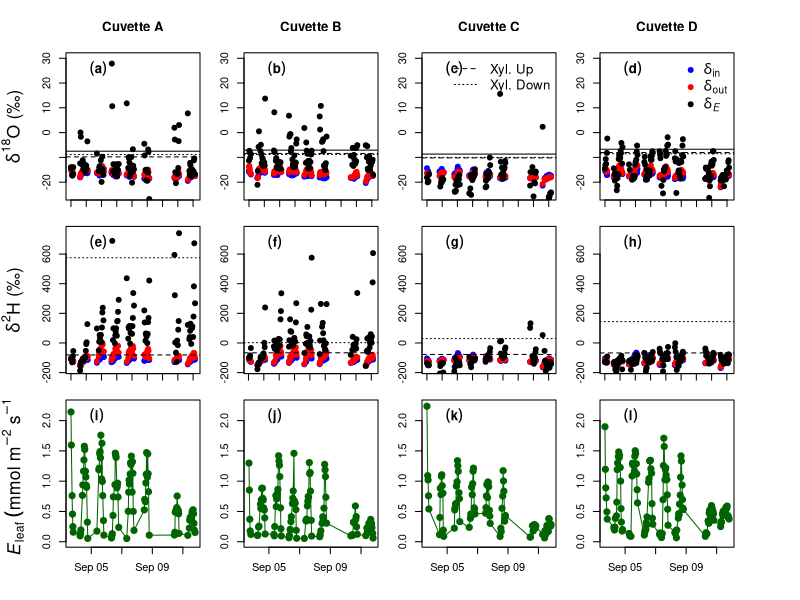

Recreate this plot in R.
library(lubridate)

dfS <- read.table('barkData/Sept_complete.csv', sep = ';', header = TRUE)
dfS$DT <- as.POSIXct(dfS$DT, format="%Y-%m-%d %H:%M:%S")
wiS <- read.csv("barkData/Sept_xylem_wi.csv")
dfS <- dplyr::left_join(dfS, wiS, by = 'MpNo')
dfS$band_surface_m2 <- dfS$diam_cm * pi * dfS$length_cm/10000
# estimated needle area per branch given a certain branch diameter
# equation according to Cermak et al. 1998 Ann For Sci
# y = 0.003*x^2 - 0.008*x
# y is needle area in m2 and x is branch sectional area in m2 (mm2???)
dfS$cross_section_area_mm2 <- pi*(dfS$diam_cm*10*0.5)^2
dfS$needle_area_m2 <- 0.003*dfS$cross_section_area_mm2^2 - 0.08*dfS$cross_section_area_mm2
# calculate branch transpiration rate
dfS$E_branch <- dfS$TrA * dfS$needle_area_m2
dfS$time <- yday(dfS$DT) + (hour(dfS$DT)+ minute(dfS$DT)/60)/24
dfS$timeDec <- hour(dfS$DT)+ (minute(dfS$DT)/60)
dfS$DOY <- yday(dfS$DT)
# calculate deltas (d18O and d2H) of transpired water (d_E), according to:
dfS$d18O_E <- (dfS$FlowOut*dfS$H2Oout_G*dfS$d18O_out*0.001 - dfS$FlowIn*dfS$H2Oin_G*dfS$d18O_in*0.001)*1000/
  (dfS$FlowOut*dfS$H2Oout_G - dfS$FlowIn*dfS$H2Oin_G)
dfS$ss <- ifelse(dfS$d18O_E <= dfS$d18_up_lim & dfS$PAR >= 100 &
                   dfS$timeDec >= 10 & dfS$timeDec < 18 &
                   dfS$DOY >= 247, 'yes', 'no')

dfS$d2H_E <- (dfS$FlowOut*dfS$H2Oout_G*dfS$dDH_out*0.001 - dfS$FlowIn*dfS$H2Oin_G*dfS$dDH_in*0.001)*1000/
  (dfS$FlowOut*dfS$H2Oout_G - dfS$FlowIn*dfS$H2Oin_G)

myMpNo <- unique(dfS$MpNo)

dfSwhole <- dfS
dfS <- subset(dfS, DOY != 252)

windows(12,8)
par(mfrow=c(3, 4), mar = c(0, 5, 4, 0))
plot(subset(dfS, MpNo == myMpNo[1])$d18O_in ~ subset(dfS, MpNo == myMpNo[1])$DT,
     pch =19, col = 'blue', ylim = c(-25, 30), main = 'Cuvette A', axes = F,
     ylab = expression(paste(delta^{18}, "O (\u2030)")), xlab = '', cex.lab = 1.6)
points(subset(dfS, MpNo == myMpNo[1])$d18O_out ~ subset(dfS, MpNo == myMpNo[1])$DT, pch =19, col = 'red')
points(subset(dfS, MpNo == myMpNo[1])$d18O_E ~ subset(dfS, MpNo == myMpNo[1])$DT, pch =19, col = 'black')
abline(subset(dfS, MpNo == myMpNo[1])$d18O_b[1], 0, lty = 2)
abline(subset(dfS, MpNo == myMpNo[1])$d18O_a[1], 0, lty = 3)
abline(subset(dfS, MpNo == myMpNo[1])$d18_up_lim[1], 0)
axis(side = 2, at = seq(-20, 30, 10), labels = seq(-20, 30, 10))
axis(side = 1, at = seq(min(subset(dfS, MpNo == myMpNo[1])$DT), max(subset(dfS, MpNo == myMpNo[1])$DT), 'day'),
     labels = F)
box()
legend('topleft', expression(bold((a))), bty = 'n', cex = 1.2, pt.cex = 1)

par(mar = c(0, 5*2/3, 4, 5/3))
plot(subset(dfS, MpNo == myMpNo[2])$d18O_in ~ subset(dfS, MpNo == myMpNo[2])$DT,
     pch =19, col = 'blue', ylim = c(-25, 30), axes = F,
     ylab = '', xlab = '', main = 'Cuvette B')
points(subset(dfS, MpNo == myMpNo[2])$d18O_out ~ subset(dfS, MpNo == myMpNo[2])$DT, pch =19, col = 'red')
points(subset(dfS, MpNo == myMpNo[2])$d18O_E ~ subset(dfS, MpNo == myMpNo[2])$DT, pch =19, col = 'black')
abline(subset(dfS, MpNo == myMpNo[2])$d18O_b[1], 0, lty = 2)
abline(subset(dfS, MpNo == myMpNo[2])$d18O_a[1], 0, lty = 3)
abline(subset(dfS, MpNo == myMpNo[2])$d18_up_lim[1], 0)
axis(side = 2, at = seq(-20, 30, 10), labels = seq(-20, 30, 10))
axis(side = 1, at = seq(min(subset(dfS, MpNo == myMpNo[2])$DT), max(subset(dfS, MpNo == myMpNo[2])$DT), 'day'),
     labels = F)
box()
legend('topleft', expression(bold((b))), bty = 'n', cex = 1.2, pt.cex = 1)

par(mar = c(0, 5/3, 4, 5*2/3))
plot(subset(dfS, MpNo == myMpNo[3])$d18O_in ~ subset(dfS, MpNo == myMpNo[3])$DT,
     pch =19, col = 'blue', ylim = c(-25, 30), axes = F,
     ylab = '', xlab = '', main = 'Cuvette C')
points(subset(dfS, MpNo == myMpNo[3])$d18O_out ~ subset(dfS, MpNo == myMpNo[3])$DT, pch =19, col = 'red')
points(subset(dfS, MpNo == myMpNo[3])$d18O_E ~ subset(dfS, MpNo == myMpNo[3])$DT, pch =19, col = 'black')
abline(subset(dfS, MpNo == myMpNo[3])$d18O_b[1], 0, lty = 2)
abline(subset(dfS, MpNo == myMpNo[3])$d18O_a[1], 0, lty = 3)
abline(subset(dfS, MpNo == myMpNo[3])$d18_up_lim[1], 0)
axis(side = 2, at = seq(-20, 30, 10), seq(-20, 30, 10))
axis(side = 1, at = seq(min(subset(dfS, MpNo == myMpNo[3])$DT), max(subset(dfS, MpNo == myMpNo[3])$DT), 'day'),
     labels = F)
box()
legend('topleft', expression(bold((c))), bty = 'n', cex = 1.2, pt.cex = 1)

legend('topright', legend = c('Xyl. Up', 'Xyl. Down'), bty = 'n', lty = c(2, 3),
       cex = 1.2, pt.cex = 1)

par(mar = c(0, 0, 4, 5))
plot(subset(dfS, MpNo == myMpNo[4])$d18O_in ~ subset(dfS, MpNo == myMpNo[4])$DT,
     pch =19, col = 'blue', ylim = c(-25, 30), axes = F,
     ylab = '', xlab = '', main = 'Cuvette D')
points(subset(dfS, MpNo == myMpNo[4])$d18O_out ~ subset(dfS, MpNo == myMpNo[4])$DT, pch =19, col = 'red')
points(subset(dfS, MpNo == myMpNo[4])$d18O_E ~ subset(dfS, MpNo == myMpNo[4])$DT, pch =19, col = 'black')
abline(subset(dfS, MpNo == myMpNo[4])$d18O_b[1], 0, lty = 2)
abline(subset(dfS, MpNo == myMpNo[4])$d18O_a[1], 0, lty = 3)
abline(subset(dfS, MpNo == myMpNo[4])$d18_up_lim[1], 0)
axis(side = 2, at = seq(-20, 30, 10), labels = seq(-20, 30, 10))
axis(side = 1, at = seq(min(subset(dfS, MpNo == myMpNo[4])$DT), max(subset(dfS, MpNo == myMpNo[4])$DT), 'day'),
     labels = F)
box()
legend('topleft', expression(bold((d))), bty = 'n', cex = 1.2, pt.cex = 1)

legend('topright', pch = rep(19, 3), legend = c(expression(delta['in']), expression(delta[out]),
                              expression(delta[italic(E)])), 
       col = c('blue', 'red', 'black'), bty = 'n', cex = 1.3, pt.cex = 1)

par(mar = c(2, 5, 2, 0))
plot(subset(dfS, MpNo == myMpNo[1])$dDH_in ~ subset(dfS, MpNo == myMpNo[1])$DT,
     pch =19, col = 'blue', ylim = c(-170, 750), axes = F,
     ylab = expression(paste(delta^{2}, "H (\u2030)")), xlab = '', cex.lab = 1.6)
points(subset(dfS, MpNo == myMpNo[1])$dDH_out ~ subset(dfS, MpNo == myMpNo[1])$DT, pch =19, col = 'red')
points(subset(dfS, MpNo == myMpNo[1])$d2H_E ~ subset(dfS, MpNo == myMpNo[1])$DT, pch =19, col = 'black')
abline(subset(dfS, MpNo == myMpNo[1])$d2H_b[1], 0, lty = 2)
abline(subset(dfS, MpNo == myMpNo[1])$d2H_a[1], 0, lty = 3)
axis(side = 2, at = seq(-200, 600, 200), labels = seq(-200, 600, 200))
axis(side = 1, at = seq(min(subset(dfS, MpNo == myMpNo[1])$DT), max(subset(dfS, MpNo == myMpNo[1])$DT), 'day'),
     labels = F)
box()
legend('topleft', expression(bold((e))), bty = 'n', cex = 1.2, pt.cex = 1)

par(mar = c(2, 5*2/3, 2, 5/3))
plot(subset(dfS, MpNo == myMpNo[2])$dDH_in ~ subset(dfS, MpNo == myMpNo[2])$DT,
     pch =19, col = 'blue', ylim = c(-170, 750), axes = F,
     ylab = '', xlab = '')
points(subset(dfS, MpNo == myMpNo[2])$dDH_out ~ subset(dfS, MpNo == myMpNo[2])$DT, pch =19, col = 'red')
points(subset(dfS, MpNo == myMpNo[2])$d2H_E ~ subset(dfS, MpNo == myMpNo[2])$DT, pch =19, col = 'black')
abline(subset(dfS, MpNo == myMpNo[2])$d2H_b[1], 0, lty = 2)
abline(subset(dfS, MpNo == myMpNo[2])$d2H_a[1], 0, lty = 3)
axis(side = 2, at = seq(-200, 600, 200), labels = seq(-200, 600, 200))
axis(side = 1, at = seq(min(subset(dfS, MpNo == myMpNo[1])$DT), max(subset(dfS, MpNo == myMpNo[1])$DT), 'day'),
     labels = F)
box()
legend('topleft', expression(bold((f))), bty = 'n', cex = 1.2, pt.cex = 1)

par(mar = c(2, 5/3, 2, 5*2/3))
plot(subset(dfS, MpNo == myMpNo[3])$dDH_in ~ subset(dfS, MpNo == myMpNo[3])$DT,
     pch =19, col = 'blue', ylim = c(-170, 750), axes = F,
     ylab = '', xlab = '')
points(subset(dfS, MpNo == myMpNo[3])$dDH_out ~ subset(dfS, MpNo == myMpNo[3])$DT, pch =19, col = 'red')
points(subset(dfS, MpNo == myMpNo[3])$d2H_E ~ subset(dfS, MpNo == myMpNo[3])$DT, pch =19, col = 'black')
abline(subset(dfS, MpNo == myMpNo[3])$d2H_b[1], 0, lty = 2)
abline(subset(dfS, MpNo == myMpNo[3])$d2H_a[1], 0, lty = 3)
axis(side = 2, at = seq(-200, 600, 200), labels = seq(-200, 600, 200))
axis(side = 1, at = seq(min(subset(dfS, MpNo == myMpNo[1])$DT), max(subset(dfS, MpNo == myMpNo[1])$DT), 'day'),
     labels = F)
box()
legend('topleft', expression(bold((g))), bty = 'n', cex = 1.2, pt.cex = 1)

par(mar = c(2, 0, 2, 5))
plot(subset(dfS, MpNo == myMpNo[4])$dDH_in ~ subset(dfS, MpNo == myMpNo[4])$DT,
     pch =19, col = 'blue', ylim = c(-170, 750), axes = F,
     ylab = '', xlab = '')
points(subset(dfS, MpNo == myMpNo[4])$dDH_out ~ subset(dfS, MpNo == myMpNo[4])$DT, pch =19, col = 'red')
points(subset(dfS, MpNo == myMpNo[4])$d2H_E ~ subset(dfS, MpNo == myMpNo[4])$DT, pch =19, col = 'black')
abline(subset(dfS, MpNo == myMpNo[4])$d2H_b[1], 0, lty = 2)
abline(subset(dfS, MpNo == myMpNo[4])$d2H_a[1], 0, lty = 3)
axis(side = 2, at = seq(-200, 600, 200), labels = seq(-200, 600, 200))
axis(side = 1, at = seq(min(subset(dfS, MpNo == myMpNo[1])$DT), max(subset(dfS, MpNo == myMpNo[1])$DT), 'day'),
     labels = F)
box()
legend('topleft', expression(bold((h))), bty = 'n', cex = 1.2, pt.cex = 1)

par(mar = c(4, 5, 0, 0))
plot(subset(dfS, MpNo == myMpNo[1])$TrA ~ subset(dfS, MpNo == myMpNo[1])$DT,
     pch = 19, cex = 1.25, col = 'darkgreen', ylim = c(0, 2.25), cex.lab = 1.6,
     ylab = expression(italic(E)[leaf]~(mmol~m^-2~s^-1)), xlab = '')
lines(subset(dfS, MpNo == myMpNo[1])$TrA ~ subset(dfS, MpNo == myMpNo[1])$DT, col ='darkgreen')
legend('topleft', expression(bold((i))), bty = 'n', cex = 1.2, pt.cex = 1)

par(mar = c(4, 5*2/3, 0, 5/3))
plot(subset(dfS, MpNo == myMpNo[2])$TrA ~ subset(dfS, MpNo == myMpNo[2])$DT,
     pch = 19, cex = 1.25, col = 'darkgreen', ylim = c(0, 2.25), 
     ylab = '', xlab = '')
lines(subset(dfS, MpNo == myMpNo[2])$TrA ~ subset(dfS, MpNo == myMpNo[2])$DT, col ='darkgreen')
legend('topleft', expression(bold((j))), bty = 'n', cex = 1.2, pt.cex = 1)

par(mar = c(4, 5/3, 0, 5*2/3))
plot(subset(dfS, MpNo == myMpNo[3])$TrA ~ subset(dfS, MpNo == myMpNo[3])$DT,
     pch = 19, cex = 1.25, col = 'darkgreen', ylim = c(0, 2.25), 
     ylab = '', xlab = '')
lines(subset(dfS, MpNo == myMpNo[3])$TrA ~ subset(dfS, MpNo == myMpNo[3])$DT, col ='darkgreen')
legend('topleft', expression(bold((k))), bty = 'n', cex = 1.2, pt.cex = 1)

par(mar = c(4, 0, 0, 5))
plot(subset(dfS, MpNo == myMpNo[4])$TrA ~ subset(dfS, MpNo == myMpNo[4])$DT,
     pch = 19, cex = 1.25, col = 'darkgreen', ylim = c(0, 2.25), 
     ylab = '', xlab = '')
lines(subset(dfS, MpNo == myMpNo[4])$TrA ~ subset(dfS, MpNo == myMpNo[4])$DT, col ='darkgreen')
legend('topleft', expression(bold((l))), bty = 'n', cex = 1.2, pt.cex = 1)

